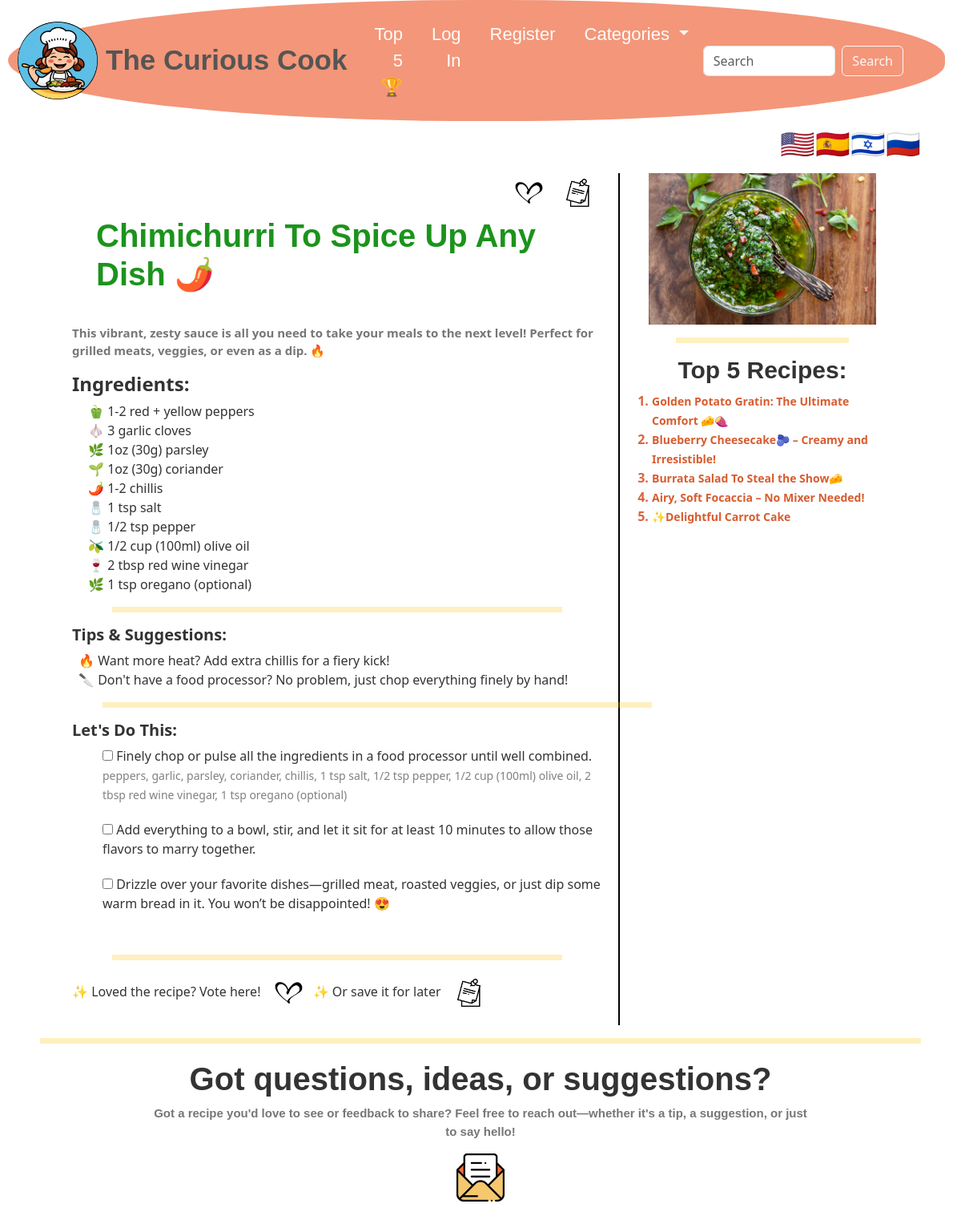
The page /recipe/5/ on the database its author committed.
### cookbook/models.py (models this page shows, shortened)
class Card(models.Model):
    filename = models.CharField(max_length=100, default='SOME STRING')
    title = models.CharField(max_length=100)
    title_ru = models.CharField(max_length=100, blank=True, null=True)
    title_he = models.CharField(max_length=100, blank=True, null=True)
    title_es = models.CharField(max_length=100, blank=True, null=True)
    image = models.CharField(max_length=10000)
    categories = models.ManyToManyField(Category, related_name='cards')
    liked = models.ManyToManyField(User, blank=True, related_name="liked_item")
    saved = models.ManyToManyField(User, blank=True, related_name="saved_item")
    anon_like = models.IntegerField(default=0)

### cookbook/views.py (the view)
# urls.py: path("recipe/<int:card_id>/", views.recipe, name="recipe"),
def recipe(request, card_id):
    categories = Category.objects.all()
    top_cards = Card.objects.annotate(like_count=Count('liked')).all()
    top_cards = sorted(top_cards, key=lambda card: card.like_count + card.anon_like, reverse=True)[:5]
    try:
        card = Card.objects.get(id=card_id)
    except Card.DoesNotExist:
        return HttpResponse("Card not found.", status=404)
    template_name = 'cookbook/recipes/{}.html'.format(card.filename)
    try:
        return render(request, template_name, {
            "card": card,
            "categories":categories,
            "top_cards": top_cards,
        })
    except:
        return HttpResponse("No matching recipe found.")

### cookbook/templates/cookbook/recipes/chimichurri.html
{% extends "cookbook/recipe.html" %}
{% load static %}
{% block left %}
        <p class="text-body-secondary">
                This vibrant, zesty sauce is all you need to take your meals to the next level! Perfect for grilled meats, veggies, or even as a dip. 🔥
        </p>
        <h4><b>Ingredients:</b></h4>
        <ul style="padding-left: 20px; list-style-type: none;">
                <li>🫑 1-2 red + yellow peppers</li>
                <li>🧄 3 garlic cloves</li>
                <li>🌿 1oz (30g) parsley</li>
                <li>🌱 1oz (30g) coriander</li>
                <li>🌶️ 1-2 chillis</li>
                <li>🧂 1 tsp salt</li>
                <li>🧂 1/2 tsp pepper</li>
                <li>🫒 1/2 cup (100ml) olive oil</li>
                <li>🍷 2 tbsp red wine vinegar</li>
                <li>🌿 1 tsp oregano (optional)</li>
        </ul>
        <hr>
        <div class="row">
                <h5><b>Tips & Suggestions:</b></h5>
                <ul style="padding-left: 20px; list-style-type: none;">
                        <li>🔥 Want more heat? Add extra chillis for a fiery kick! </li>
                        <li>🔪 Don't have a food processor? No problem, just chop everything finely by hand!</li>
                </ul>
                <hr>
                <h5><b>Let's Do This:</b></h5>
                <ul style="padding-left: 50px; list-style-type: none;">
                        <li style="margin-bottom: 20px;"><input type="checkbox"> Finely chop or pulse all the ingredients in a food processor until well combined.
                                <br><small style="color:gray;">peppers, garlic, parsley, coriander, chillis, 1 tsp salt, 1/2 tsp pepper, 1/2 cup (100ml) olive oil, 2 tbsp red wine vinegar, 1 tsp oregano (optional)</small>
                        </li>
                        <li style="margin-bottom: 20px;"><input type="checkbox"> Add everything to a bowl, stir, and let it sit for at least 10 minutes to allow those flavors to marry together.</li>
                        <li style="margin-bottom: 20px;"><input type="checkbox"> Drizzle over your favorite dishes—grilled meat, roasted veggies, or just dip some warm bread in it. You won’t be disappointed! 😍</li>
                </ul>
        </div>
{% endblock %}
{% block image %}
        <img src="{{ card.image }}" alt="Chimichurri Sauce" class="d-inline-block align-text-center" style="max-width: 90%; height: auto;">
{% endblock %}

### cookbook/templates/cookbook/recipe.html (shortened to what this page needs)
{% extends "cookbook/layout.html" %}
{% block body %}
{% load static %}
<div class="container" style="padding-left: 60px; padding-right: 60px;">
        <div class="row">
                <div id="desktop_border" class="col-md-8">
                        <div class="btn-group" style="display: flex; float: right;">
                                {% if user.is_authenticated %}
                                        {% if card in user.saved_item.all %}
                                                <button type="button" class="btn save_button_top_{{ card.id }}" onclick="save_recipe('{{ card.id }}')">
                                                        <img class="bookmark" src="{% static 'cookbook/bookmarkUnsave.jpg' %}" alt="unsave" width="40" height="mx-auto">
                                                </button>
                                        {% else %}
                                                <button type="button" class="btn save_button_top_{{ card.id }}" onclick="save_recipe('{{ card.id }}')">
                                                        <img class="bookmark" src="{% static 'cookbook/bookmarkSave.jpg' %}" alt="save" width="35" height="mx-auto">
                                                </button>
                                        {% endif %}
                                {% else %}
                                        <button type="button" class="btn save_button_top_{{ card.id }}" onclick="save_recipe('{{ card.id }}')">
                                                <img class="bookmark" src="{% static 'cookbook/bookmarkSave.jpg' %}" alt="save" width="35" height="auto">
                                        </button>
                                {% endif %}
                        </div>
                        <div class="btn-group" style="display: flex; float: right;">
                                {% if user.is_authenticated %}
                                    {% if card in user.liked_item.all %}
                                        <button type="button" class="btn vote_card_top_{{ card.id }}" onclick="vote('{{ card.id }}')">
                                            <img class="heart" src="{% static 'cookbook/fullHeart.jpg' %}" alt="liked" width="50" height="auto">
                                        </button>
                                    {% else %}
                                        <button type="button" class="btn vote_card_top_{{ card.id }}" onclick="vote('{{ card.id }}')">
                                            <img class="heart" src="{% static 'cookbook/emptyHeart.jpg' %}" alt="unliked" width="35" height="auto">
                                        </button>
                                    {% endif %}
                                {% else %}
                                    <button type="button" class="btn vote_card_top_{{ card.id }}" onclick="vote('{{ card.id }}')">
                                        <img class="heart" src="{% static 'cookbook/emptyHeart.jpg' %}" alt="unliked" width="35" height="auto">
                                    </button>
                                {% endif %}
                            </div>
                <br>
                <h1 style="padding: 30px; text-align: left; color: rgba(5, 136, 5, 0.909);"><b>{{ card.title }}</b></h1>
                {% block left %}
                {% endblock %}
                <hr>
                <div class="btn-group"  style="display: flex; float: left;">
                        <p>✨ Loved the recipe? Vote here!
                                {% if user.is_authenticated %}
                                        {% if card in user.liked_item.all %}
                                                <button type="button" class="btn vote_card_bottom_{{ card.id }}" onclick="vote('{{ card.id }}')">
                                                        <img class="heart" src="{% static 'cookbook/fullHeart.jpg' %}" alt="tnx" width="50" height="auto">
                                                </button>
                                        {% else %}
                                                <button type="button" class="btn vote_card_bottom_{{ card.id }}" onclick="vote('{{ card.id }}')">
                                                        <img class="heart" src="{% static 'cookbook/emptyHeart.jpg' %}" alt="vote" width="35" height="auto">
                                                </button>
                                        {% endif %}
                                {% else %}
                                        <button type="button" class="btn vote_card_bottom_{{ card.id }}" onclick="vote('{{ card.id }}')">
                                                <img class="heart" src="{% static 'cookbook/emptyHeart.jpg' %}" alt="vote" width="35" height="auto">
                                        </button>
                                {% endif %}
                        </p>
                </div>
                <div class="btn-group"  style="display: flex; float: left;">
                        <p>✨ Or save it for later
                        {% if user.is_authenticated %}
                                {% if card in user.saved_item.all %}
                                        <button type="button" class="btn save_button_bottom_{{ card.id }}" onclick="save_recipe('{{ card.id }}')">
                                                <img class="bookmark" src="{% static 'cookbook/bookmarkUnsave.jpg' %}" alt="unsave" width="40" height="mx-auto">
                                        </button>
                                {% else %}
                                        <button type="button" class="btn save_button_bottom_{{ card.id }}" onclick="save_recipe('{{ card.id }}')">
                                                <img class="bookmark" src="{% static 'cookbook/bookmarkSave.jpg' %}" alt="save" width="35" height="auto">
                                        </button>
                                {% endif %}
                        {% else %}
                                <button type="button" class="btn save_button_bottom_{{ card.id }}" onclick="save_recipe('{{ card.id }}')">
                                        <img class="bookmark" src="{% static 'cookbook/bookmarkSave.jpg' %}" alt="save" width="35" height="auto">
                                </button>
                        {% endif %}
                        </p>
                </div>
        </div>
        <div class="col-md-4" style="position: -webkit-sticky; position: sticky; top: 150px; z-index: 10; padding-left: 20px; height: calc(100vh - 80px);">
                <div class="d-flex justify-content-center" style="margin-bottom: 5px;">
                        {% block image %}
                        {% endblock %}
                </div>
                <hr>
                <h1 style="font-size: 30px;"><b>Top 5 Recipes:</b></h1>
                <ol style="padding-left: 20px; font-weight: bold; color: rgb(216, 102, 64);">
                        {% for card in top_cards %}
                                <li id="top-liked">
                                        <a href="{% url 'recipe' card_id=card.id %}" alt="{{ card.title }}"
                                                style="font-weight: lighter; text-decoration: none; font-size: 14px;">
                                                <b>{{ card.title }}</b>
                                        </a>
                                </li>
                        {% endfor %}
                </ol>
        </div>
</div>
{% endblock %}

### cookbook/static/cookbook/styles.css (style rules this page uses)
hr { border: none; height: 7px; background-color: #f9c301; margin-left: 50px; margin-right: 50px; }
h1 { font-family: fantasy, sans-serif; font-weight: bold; text-align: center; }
@media (min-width: 1024px) { .d-flex { display: flex; justify-content: flex-end; } }
@media (min-width: 1024px) { #desktop_border { padding-right: 20px; border-right: 2px solid #000; } }
body { background-color: #ffffff; color: #333333; }
a { color: #D85C2F; }
.text-body-secondary { font-size: 15px; font-weight: bold; color: #777676 !important; }

### rows shown on the page
Card: title "Chimichurri To Spice Up Any Dish 🌶️", image (picture)
Card: title "Golden Potato Gratin: The Ultimate Comfort 🧀🍠"
Card: title "Blueberry Cheesecake🫐 – Creamy and Irresistible!"
Card: title "Burrata Salad To Steal the Show🧀"
Card: title "Airy, Soft Focaccia – No Mixer Needed!"
Card: title "✨Delightful Carrot Cake"
